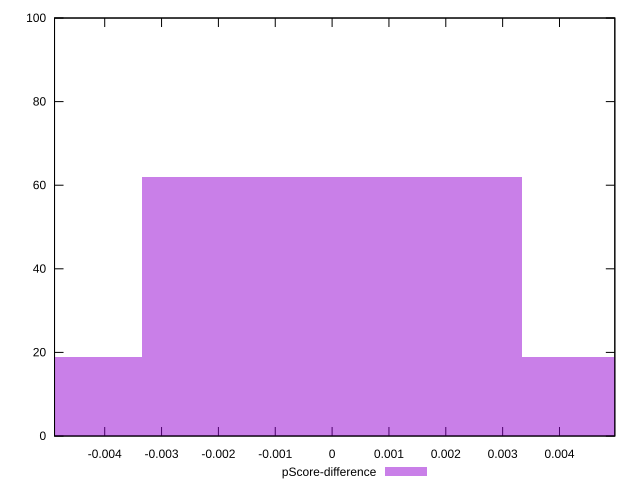

gnuplot code for this plot:
reset

$pScoreDifference <<EOF
0 62
0.006676120545876685 19
-0.006676120545876685 19
EOF

set key outside below
set boxwidth 0.006676120545876685
set xrange [-0.004882688718829131:0.0049733972143189975]
set yrange [0:100]
set trange [0:100]
set style fill transparent solid 0.5 noborder
set terminal svg size 640, 490 enhanced background rgb 'white'
set output "report_00014_2021-02-09T15:56:05.503Z/bootup-time/samples/pages+cached/pScore-difference/histogram.svg"

plot $pScoreDifference title "pScore-difference" with boxes

reset
